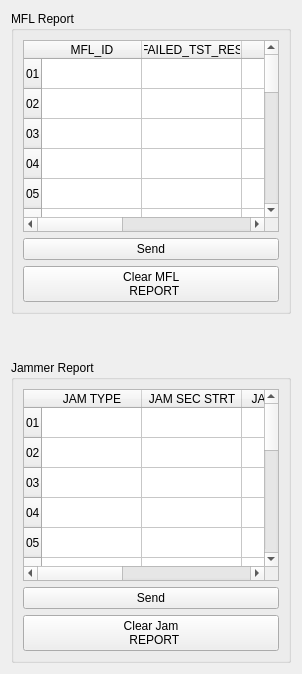
       <widget class="QWidget" name="tab_3">
        <attribute name="title">
         <string>MFL  JAM</string>
        </attribute>
        <layout class="QGridLayout" name="gridLayout_17">
         <item row="2" column="0">
          <widget class="QGroupBox" name="gbJamRep">
           <property name="autoFillBackground">
            <bool>false</bool>
           </property>
           <property name="title">
            <string>Jammer Report</string>
           </property>
           <layout class="QVBoxLayout" name="verticalLayout_5">
            <item>
             <widget class="QTableWidget" name="tblJamRep">
              <row>
               <property name="text">
                <string>01</string>
               </property>
              </row>
              <row>
               <property name="text">
                <string>02</string>
               </property>
              </row>
              <row>
               <property name="text">
                <string>03</string>
               </property>
              </row>
              <row>
               <property name="text">
                <string>04</string>
               </property>
              </row>
              <row>
               <property name="text">
                <string>05</string>
               </property>
              </row>
              <row>
               <property name="text">
                <string>06</string>
               </property>
              </row>
              <row>
               <property name="text">
                <string>07</string>
               </property>
              </row>
              <row>
               <property name="text">
                <string>08</string>
               </property>
              </row>
              <row>
               <property name="text">
                <string>09</string>
               </property>
              </row>
              <row>
               <property name="text">
                <string>10</string>
               </property>
              </row>
              <row>
               <property name="text">
                <string>11</string>
               </property>
              </row>
              <row>
               <property name="text">
                <string>12</string>
               </property>
              </row>
              <row>
               <property name="text">
                <string>13</string>
               </property>
              </row>
              <row>
               <property name="text">
                <string>14</string>
               </property>
              </row>
              <row>
               <property name="text">
                <string>15</string>
               </property>
              </row>
              <row>
               <property name="text">
                <string>16</string>
               </property>
              </row>
              <column>
               <property name="text">
                <string>JAM TYPE</string>
               </property>
              </column>
              <column>
               <property name="text">
                <string>JAM SEC STRT</string>
               </property>
              </column>
              <column>
               <property name="text">
                <string>JAM SEC END</string>
               </property>
              </column>
              <column>
               <property name="text">
                <string>FREQ STS</string>
               </property>
              </column>
              <column>
               <property name="text">
                <string>JAM SEC ELE</string>
               </property>
              </column>
             </widget>
            </item>
            <item>
             <widget class="QPushButton" name="pbJammRepSend">
              <property name="text">
               <string>Send</string>
              </property>
             </widget>
            </item>
            <item>
             <widget class="QPushButton" name="pbClearJamReport">
              <property name="text">
               <string>Clear Jam  
  REPORT</string>
              </property>
             </widget>
            </item>
           </layout>
          </widget>
         </item>
         <item row="0" column="0">
          <widget class="QGroupBox" name="gbMFLRep">
           <property name="title">
            <string>MFL Report</string>
           </property>
           <layout class="QVBoxLayout" name="verticalLayout_2">
            <item>
             <widget class="QTableWidget" name="tblMFLRep">
              <attribute name="horizontalHeaderMinimumSectionSize">
               <number>31</number>
              </attribute>
              <row>
               <property name="text">
                <string>01</string>
               </property>
              </row>
              <row>
               <property name="text">
                <string>02</string>
               </property>
              </row>
              <row>
               <property name="text">
                <string>03</string>
               </property>
              </row>
              <row>
               <property name="text">
                <string>04</string>
               </property>
              </row>
              <row>
               <property name="text">
                <string>05</string>
               </property>
              </row>
              <row>
               <property name="text">
                <string>06</string>
               </property>
              </row>
              <row>
               <property name="text">
                <string>07</string>
               </property>
              </row>
              <row>
               <property name="text">
                <string>08</string>
               </property>
              </row>
              <row>
               <property name="text">
                <string>09</string>
               </property>
              </row>
              <row>
               <property name="text">
                <string>10</string>
               </property>
              </row>
              <row>
               <property name="text">
                <string>11</string>
               </property>
              </row>
              <row>
               <property name="text">
                <string>12</string>
               </property>
              </row>
              <row>
               <property name="text">
                <string>13</string>
               </property>
              </row>
              <row>
               <property name="text">
                <string>14</string>
               </property>
              </row>
              <row>
               <property name="text">
                <string>15</string>
               </property>
              </row>
              <row>
               <property name="text">
                <string>16</string>
               </property>
              </row>
              <row>
               <property name="text">
                <string>17</string>
               </property>
              </row>
              <row>
               <property name="text">
                <string>18</string>
               </property>
              </row>
              <row>
               <property name="text">
                <string>19</string>
               </property>
              </row>
              <row>
               <property name="text">
                <string>20</string>
               </property>
              </row>
              <column>
               <property name="text">
                <string>MFL_ID</string>
               </property>
              </column>
              <column>
               <property name="text">
                <string>FAILED_TST_RES</string>
               </property>
              </column>
              <column>
               <property name="text">
                <string>LRU_ID</string>
               </property>
              </column>
              <column>
               <property name="text">
                <string>MFL_SEVER</string>
               </property>
              </column>
              <column>
               <property name="text">
                <string>MFL_TIME</string>
               </property>
              </column>
             </widget>
            </item>
            <item>
             <widget class="QPushButton" name="pbMFLjamRepSend">
              <property name="text">
               <string>Send</string>
              </property>
             </widget>
            </item>
            <item>
             <widget class="QPushButton" name="pbClearMFLRep">
              <property name="text">
               <string>Clear MFL  
  REPORT</string>
              </property>
             </widget>
            </item>
           </layout>
          </widget>
         </item>
         <item row="1" column="0">
          <spacer name="verticalSpacer_7">
           <property name="orientation">
            <enum>Qt::Orientation::Vertical</enum>
           </property>
           <property name="sizeType">
            <enum>QSizePolicy::Policy::Minimum</enum>
           </property>
           <property name="sizeHint" stdset="0">
            <size>
             <width>20</width>
             <height>40</height>
            </size>
           </property>
          </spacer>
         </item>
        </layout>
       </widget>
